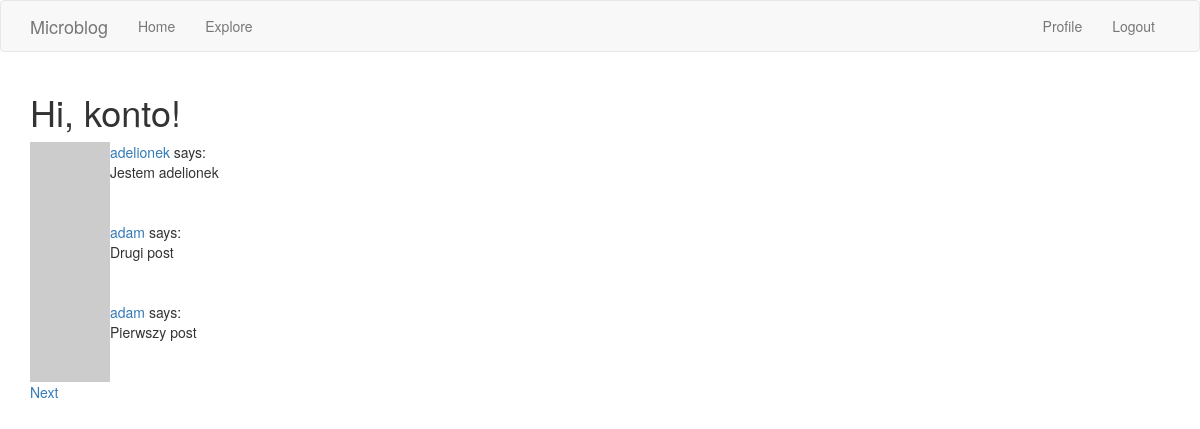
The app's page /explore (signed in) with its own data.
### app/models.py (models this page shows, shortened)
class User(db.Model, UserMixin):
    id = db.Column(db.Integer, primary_key=True)
    username = db.Column(db.String(64), index=True, unique=True)
    email = db.Column(db.String(120), index=True, unique=True)
    password_hash = db.Column(db.String(128))
    posts = db.relationship('Post', backref='author', lazy='dynamic')
    about_me = db.Column(db.String(140))
    last_seen = db.Column(db.DateTime, default=datetime.utcnow)
    followed = db.relationship(
        'User', secondary=followers,
        primaryjoin=(followers.c.follower_id == id),
        secondaryjoin=(followers.c.followed_id == id),
        backref=db.backref('followers', lazy='dynamic'), lazy='dynamic') # user1.follow(user2) -->  user2.followers()
    def avatar(self, size):
        digest = md5(self.email.lower().encode('utf-8')).hexdigest()
        return 'https://www.gravatar.com/avatar/{}?d=identicon&s={}'.format(digest, size)

class Post(db.Model):
    id = db.Column(db.Integer, primary_key=True)
    body = db.Column(db.String(140))
    timestamp = db.Column(db.DateTime, index=True, default=datetime.utcnow)
    user_id = db.Column(db.Integer, db.ForeignKey('user.id'))

### app/routes.py (the view)
@app.route('/explore')
@login_required
def explore():
    page = request.args.get('page', 1, type=int)
    posts = Post.query.order_by(Post.timestamp.desc()).paginate(
        page, app.config['POSTS_PER_PAGE'], False
    )
    next_url=url_for('explore', page=posts.next_num) \
        if posts.has_next else None
    prev_url=url_for('explore', page=posts.prev_num) \
        if posts.has_prev else None
    return render_template('index.html', title='Explore', posts=posts.items, prev_url=prev_url, next_url=next_url)

### app/models.py (called while the page is built)
@login.user_loader  # callback for current_user
def load_user(id):
    return User.query.get(int(id))  # puts the user in db session, gets it by primary key

### app/routes.py (called while the page is built)
@app.before_request
def before_request():
    if current_user.is_authenticated:
        current_user.last_seen = datetime.utcnow()
        db.session.commit()

### app/Templates/index.html (shortened to what this page needs)
{% extends "base.html" %}
{% block app_content %}
    <h1>Hi, {{ current_user.username }}!</h1>
    {% for post in posts %}
        {% if post %}
            {% include '_post.html' %}
        {% endif %}
    {% endfor %}
    {% if next_url %}
        <a href="{{ next_url }}">Next</a>
    {% endif%}
{% endblock %}

### app/Templates/_post.html (shortened to what this page needs)
<table>
    <tr valign="top">
        <td><img src="{{ post.author.avatar(36) }}"></td>
        <td>
            <a href="{{ url_for('user', username=post.author.username) }}">
                {{ post.author.username }}
            </a>
             says: <br>{{ post.body }}
        </td>
    </tr>
</table>

### records on screen
User: username "konto"
Post: author.username "adelionek", body "Jestem adelionek"
Post: author.username "adam", body "Drugi post"
Post: author.username "adam", body "Pierwszy post"
